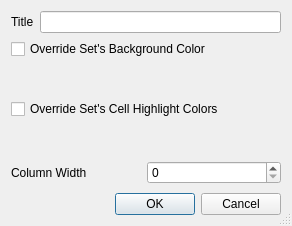
<?xml version="1.0" encoding="UTF-8"?>
<ui version="4.0">
 <class>ViewEditor</class>
 <widget class="QDialog" name="ViewEditor">
  <property name="windowModality">
   <enum>Qt::ApplicationModal</enum>
  </property>
  <property name="geometry">
   <rect>
    <x>0</x>
    <y>0</y>
    <width>292</width>
    <height>226</height>
   </rect>
  </property>
  <property name="windowTitle">
   <string>Edit Column</string>
  </property>
  <property name="windowIcon">
   <iconset resource="../resources.qrc">
    <normaloff>:/img/color_wheel.png</normaloff>:/img/color_wheel.png</iconset>
  </property>
  <property name="sizeGripEnabled">
   <bool>true</bool>
  </property>
  <property name="modal">
   <bool>true</bool>
  </property>
  <layout class="QVBoxLayout" name="verticalLayout_3">
   <item>
    <layout class="QHBoxLayout" name="horizontalLayout">
     <item>
      <widget class="QLabel" name="lbl_title">
       <property name="text">
        <string>Title</string>
       </property>
       <property name="buddy">
        <cstring>le_title</cstring>
       </property>
      </widget>
     </item>
     <item>
      <widget class="QLineEdit" name="le_title"/>
     </item>
    </layout>
   </item>
   <item>
    <widget class="QCheckBox" name="cb_override">
     <property name="text">
      <string>Override Set's Background Color</string>
     </property>
    </widget>
   </item>
   <item>
    <widget class="QWidget" name="background_widget" native="true">
     <property name="enabled">
      <bool>false</bool>
     </property>
     <layout class="QVBoxLayout" name="verticalLayout">
      <property name="spacing">
       <number>2</number>
      </property>
      <property name="leftMargin">
       <number>0</number>
      </property>
      <property name="topMargin">
       <number>0</number>
      </property>
      <property name="rightMargin">
       <number>0</number>
      </property>
      <property name="bottomMargin">
       <number>0</number>
      </property>
      <item>
       <layout class="QVBoxLayout" name="v_layout_bg"/>
      </item>
     </layout>
    </widget>
   </item>
   <item>
    <widget class="QCheckBox" name="cb_override_cell_colors">
     <property name="text">
      <string>Override Set's Cell Highlight Colors</string>
     </property>
    </widget>
   </item>
   <item>
    <widget class="QWidget" name="colors_widget" native="true">
     <property name="enabled">
      <bool>false</bool>
     </property>
     <property name="sizePolicy">
      <sizepolicy hsizetype="Preferred" vsizetype="Preferred">
       <horstretch>0</horstretch>
       <verstretch>0</verstretch>
      </sizepolicy>
     </property>
     <property name="minimumSize">
      <size>
       <width>0</width>
       <height>0</height>
      </size>
     </property>
     <layout class="QVBoxLayout" name="verticalLayout_2">
      <property name="spacing">
       <number>2</number>
      </property>
      <property name="leftMargin">
       <number>0</number>
      </property>
      <property name="topMargin">
       <number>0</number>
      </property>
      <property name="rightMargin">
       <number>0</number>
      </property>
      <property name="bottomMargin">
       <number>0</number>
      </property>
      <item>
       <layout class="QVBoxLayout" name="v_layout_cells"/>
      </item>
     </layout>
    </widget>
   </item>
   <item>
    <widget class="QWidget" name="size_widget" native="true">
     <property name="sizePolicy">
      <sizepolicy hsizetype="Preferred" vsizetype="Minimum">
       <horstretch>0</horstretch>
       <verstretch>0</verstretch>
      </sizepolicy>
     </property>
     <layout class="QHBoxLayout" name="horizontalLayout_2">
      <property name="spacing">
       <number>2</number>
      </property>
      <property name="leftMargin">
       <number>0</number>
      </property>
      <property name="topMargin">
       <number>0</number>
      </property>
      <property name="rightMargin">
       <number>0</number>
      </property>
      <property name="bottomMargin">
       <number>0</number>
      </property>
      <item>
       <widget class="QLabel" name="lbl_col_width">
        <property name="text">
         <string>Column Width</string>
        </property>
        <property name="buddy">
         <cstring>sb_width</cstring>
        </property>
       </widget>
      </item>
      <item>
       <widget class="QSpinBox" name="sb_width"/>
      </item>
     </layout>
    </widget>
   </item>
   <item>
    <widget class="QDialogButtonBox" name="buttonBox">
     <property name="orientation">
      <enum>Qt::Horizontal</enum>
     </property>
     <property name="standardButtons">
      <set>QDialogButtonBox::Cancel|QDialogButtonBox::Ok</set>
     </property>
    </widget>
   </item>
  </layout>
 </widget>
 <resources>
  <include location="../resources.qrc"/>
 </resources>
 <connections>
  <connection>
   <sender>buttonBox</sender>
   <signal>accepted()</signal>
   <receiver>ViewEditor</receiver>
   <slot>accept()</slot>
   <hints>
    <hint type="sourcelabel">
     <x>310</x>
     <y>200</y>
    </hint>
    <hint type="destinationlabel">
     <x>157</x>
     <y>236</y>
    </hint>
   </hints>
  </connection>
  <connection>
   <sender>buttonBox</sender>
   <signal>rejected()</signal>
   <receiver>ViewEditor</receiver>
   <slot>reject()</slot>
   <hints>
    <hint type="sourcelabel">
     <x>310</x>
     <y>200</y>
    </hint>
    <hint type="destinationlabel">
     <x>286</x>
     <y>236</y>
    </hint>
   </hints>
  </connection>
 </connections>
</ui>
